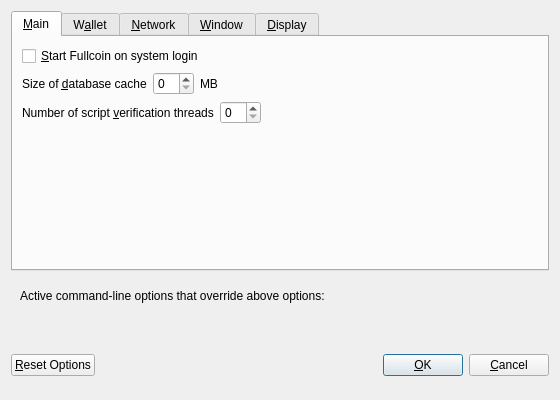
<?xml version="1.0" encoding="UTF-8"?>
<ui version="4.0">
 <class>OptionsDialog</class>
 <widget class="QDialog" name="OptionsDialog">
  <property name="geometry">
   <rect>
    <x>0</x>
    <y>0</y>
    <width>560</width>
    <height>400</height>
   </rect>
  </property>
  <property name="windowTitle">
   <string>Options</string>
  </property>
  <property name="modal">
   <bool>true</bool>
  </property>
  <layout class="QVBoxLayout" name="verticalLayout">
   <item>
    <widget class="QTabWidget" name="tabWidget">
     <property name="currentIndex">
      <number>0</number>
     </property>
     <widget class="QWidget" name="tabMain">
      <attribute name="title">
       <string>&amp;Main</string>
      </attribute>
      <layout class="QVBoxLayout" name="verticalLayout_Main">
       <item>
        <widget class="QCheckBox" name="bitcoinAtStartup">
         <property name="toolTip">
          <string>Automatically start Fullcoin after logging in to the system.</string>
         </property>
         <property name="text">
          <string>&amp;Start Fullcoin on system login</string>
         </property>
        </widget>
       </item>
       <item>
        <layout class="QHBoxLayout" name="horizontalLayout_2_Main">
         <item>
          <widget class="QLabel" name="databaseCacheLabel">
           <property name="text">
            <string>Size of &amp;database cache</string>
           </property>
           <property name="textFormat">
            <enum>Qt::PlainText</enum>
           </property>
           <property name="buddy">
            <cstring>databaseCache</cstring>
           </property>
          </widget>
         </item>
         <item>
          <widget class="QSpinBox" name="databaseCache"/>
         </item>
         <item>
          <widget class="QLabel" name="databaseCacheUnitLabel">
           <property name="text">
            <string>MB</string>
           </property>
           <property name="textFormat">
            <enum>Qt::PlainText</enum>
           </property>
          </widget>
         </item>
         <item>
          <spacer name="horizontalSpacer_2_Main">
           <property name="orientation">
            <enum>Qt::Horizontal</enum>
           </property>
           <property name="sizeHint" stdset="0">
            <size>
             <width>40</width>
             <height>20</height>
            </size>
           </property>
          </spacer>
         </item>
        </layout>
       </item>
       <item>
        <layout class="QHBoxLayout" name="horizontalLayout_3_Main">
         <item>
          <widget class="QLabel" name="threadsScriptVerifLabel">
           <property name="text">
            <string>Number of script &amp;verification threads</string>
           </property>
           <property name="textFormat">
            <enum>Qt::PlainText</enum>
           </property>
           <property name="buddy">
            <cstring>threadsScriptVerif</cstring>
           </property>
          </widget>
         </item>
         <item>
          <widget class="QSpinBox" name="threadsScriptVerif">
           <property name="toolTip">
            <string>(0 = auto, &lt;0 = leave that many cores free)</string>
           </property>
          </widget>
         </item>
         <item>
          <spacer name="horizontalSpacer_3_Main">
           <property name="orientation">
            <enum>Qt::Horizontal</enum>
           </property>
           <property name="sizeHint" stdset="0">
            <size>
             <width>40</width>
             <height>20</height>
            </size>
           </property>
          </spacer>
         </item>
        </layout>
       </item>
       <item>
        <spacer name="verticalSpacer_Main">
         <property name="orientation">
          <enum>Qt::Vertical</enum>
         </property>
         <property name="sizeHint" stdset="0">
          <size>
           <width>20</width>
           <height>40</height>
          </size>
         </property>
        </spacer>
       </item>
      </layout>
     </widget>
     <widget class="QWidget" name="tabWallet">
      <attribute name="title">
       <string>W&amp;allet</string>
      </attribute>
      <layout class="QVBoxLayout" name="verticalLayout_Wallet">
       <item>
        <widget class="QGroupBox" name="groupBox">
         <property name="title">
          <string>Expert</string>
         </property>
         <layout class="QVBoxLayout" name="verticalLayout_2">
          <item>
           <widget class="QCheckBox" name="coinControlFeatures">
            <property name="toolTip">
             <string>Whether to show coin control features or not.</string>
            </property>
            <property name="text">
             <string>Enable coin &amp;control features</string>
            </property>
           </widget>
          </item>
          <item>
           <widget class="QCheckBox" name="spendZeroConfChange">
            <property name="toolTip">
             <string>If you disable the spending of unconfirmed change, the change from a transaction cannot be used until that transaction has at least one confirmation. This also affects how your balance is computed.</string>
            </property>
            <property name="text">
             <string>&amp;Spend unconfirmed change</string>
            </property>
           </widget>
          </item>
         </layout>
        </widget>
       </item>
       <item>
        <spacer name="verticalSpacer_Wallet">
         <property name="orientation">
          <enum>Qt::Vertical</enum>
         </property>
         <property name="sizeHint" stdset="0">
          <size>
           <width>20</width>
           <height>40</height>
          </size>
         </property>
        </spacer>
       </item>
      </layout>
     </widget>
     <widget class="QWidget" name="tabNetwork">
      <attribute name="title">
       <string>&amp;Network</string>
      </attribute>
      <layout class="QVBoxLayout" name="verticalLayout_Network">
       <item>
        <widget class="QCheckBox" name="mapPortUpnp">
         <property name="toolTip">
          <string>Automatically open the Fullcoin client port on the router. This only works when your router supports UPnP and it is enabled.</string>
         </property>
         <property name="text">
          <string>Map port using &amp;UPnP</string>
         </property>
        </widget>
       </item>
       <item>
        <widget class="QCheckBox" name="allowIncoming">
         <property name="toolTip">
          <string>Accept connections from outside</string>
         </property>
         <property name="text">
          <string>Allow incoming connections</string>
         </property>
        </widget>
       </item>
       <item>
        <widget class="QCheckBox" name="connectSocks">
         <property name="toolTip">
          <string>Connect to the Fullcoin network through a SOCKS5 proxy.</string>
         </property>
         <property name="text">
          <string>&amp;Connect through SOCKS5 proxy (default proxy):</string>
         </property>
        </widget>
       </item>
       <item>
        <layout class="QHBoxLayout" name="horizontalLayout_1_Network">
         <item>
          <widget class="QLabel" name="proxyIpLabel">
           <property name="text">
            <string>Proxy &amp;IP:</string>
           </property>
           <property name="textFormat">
            <enum>Qt::PlainText</enum>
           </property>
           <property name="buddy">
            <cstring>proxyIp</cstring>
           </property>
          </widget>
         </item>
         <item>
          <widget class="QValidatedLineEdit" name="proxyIp">
           <property name="minimumSize">
            <size>
             <width>140</width>
             <height>0</height>
            </size>
           </property>
           <property name="maximumSize">
            <size>
             <width>140</width>
             <height>16777215</height>
            </size>
           </property>
           <property name="toolTip">
            <string>IP address of the proxy (e.g. IPv4: 127.0.0.1 / IPv6: ::1)</string>
           </property>
          </widget>
         </item>
         <item>
          <widget class="QLabel" name="proxyPortLabel">
           <property name="text">
            <string>&amp;Port:</string>
           </property>
           <property name="textFormat">
            <enum>Qt::PlainText</enum>
           </property>
           <property name="buddy">
            <cstring>proxyPort</cstring>
           </property>
          </widget>
         </item>
         <item>
          <widget class="QLineEdit" name="proxyPort">
           <property name="minimumSize">
            <size>
             <width>55</width>
             <height>0</height>
            </size>
           </property>
           <property name="maximumSize">
            <size>
             <width>55</width>
             <height>16777215</height>
            </size>
           </property>
           <property name="toolTip">
            <string>Port of the proxy (e.g. 9050)</string>
           </property>
          </widget>
         </item>
         <item>
          <spacer name="horizontalSpacer_1_Network">
           <property name="orientation">
            <enum>Qt::Horizontal</enum>
           </property>
           <property name="sizeHint" stdset="0">
            <size>
             <width>40</width>
             <height>20</height>
            </size>
           </property>
          </spacer>
         </item>
        </layout>
       </item>
       <item>
        <spacer name="verticalSpacer_Network">
         <property name="orientation">
          <enum>Qt::Vertical</enum>
         </property>
         <property name="sizeHint" stdset="0">
          <size>
           <width>20</width>
           <height>40</height>
          </size>
         </property>
        </spacer>
       </item>
      </layout>
     </widget>
     <widget class="QWidget" name="tabWindow">
      <attribute name="title">
       <string>&amp;Window</string>
      </attribute>
      <layout class="QVBoxLayout" name="verticalLayout_Window">
       <item>
        <widget class="QCheckBox" name="minimizeToTray">
         <property name="toolTip">
          <string>Show only a tray icon after minimizing the window.</string>
         </property>
         <property name="text">
          <string>&amp;Minimize to the tray instead of the taskbar</string>
         </property>
        </widget>
       </item>
       <item>
        <widget class="QCheckBox" name="minimizeOnClose">
         <property name="toolTip">
          <string>Minimize instead of exit the application when the window is closed. When this option is enabled, the application will be closed only after selecting Quit in the menu.</string>
         </property>
         <property name="text">
          <string>M&amp;inimize on close</string>
         </property>
        </widget>
       </item>
       <item>
        <spacer name="verticalSpacer_Window">
         <property name="orientation">
          <enum>Qt::Vertical</enum>
         </property>
         <property name="sizeHint" stdset="0">
          <size>
           <width>20</width>
           <height>40</height>
          </size>
         </property>
        </spacer>
       </item>
      </layout>
     </widget>
     <widget class="QWidget" name="tabDisplay">
      <attribute name="title">
       <string>&amp;Display</string>
      </attribute>
      <layout class="QVBoxLayout" name="verticalLayout_Display">
       <item>
        <layout class="QHBoxLayout" name="horizontalLayout_1_Display">
         <item>
          <widget class="QLabel" name="langLabel">
           <property name="text">
            <string>User Interface &amp;language:</string>
           </property>
           <property name="textFormat">
            <enum>Qt::PlainText</enum>
           </property>
           <property name="buddy">
            <cstring>lang</cstring>
           </property>
          </widget>
         </item>
         <item>
          <widget class="QValueComboBox" name="lang">
           <property name="toolTip">
            <string>The user interface language can be set here. This setting will take effect after restarting Fullcoin.</string>
           </property>
          </widget>
         </item>
        </layout>
       </item>
       <item>
        <layout class="QHBoxLayout" name="horizontalLayout_2_Display">
         <item>
          <widget class="QLabel" name="unitLabel">
           <property name="text">
            <string>&amp;Unit to show amounts in:</string>
           </property>
           <property name="textFormat">
            <enum>Qt::PlainText</enum>
           </property>
           <property name="buddy">
            <cstring>unit</cstring>
           </property>
          </widget>
         </item>
         <item>
          <widget class="QValueComboBox" name="unit">
           <property name="toolTip">
            <string>Choose the default subdivision unit to show in the interface and when sending coins.</string>
           </property>
          </widget>
         </item>
        </layout>
       </item>
       <item>
        <layout class="QHBoxLayout" name="horizontalLayout_3_Display">
         <item>
          <widget class="QLabel" name="thirdPartyTxUrlsLabel">
           <property name="toolTip">
            <string>Third party URLs (e.g. a block explorer) that appear in the transactions tab as context menu items. %s in the URL is replaced by transaction hash. Multiple URLs are separated by vertical bar |.</string>
           </property>
           <property name="text">
            <string>Third party transaction URLs</string>
           </property>
           <property name="buddy">
            <cstring>thirdPartyTxUrls</cstring>
           </property>
          </widget>
         </item>
         <item>
          <widget class="QLineEdit" name="thirdPartyTxUrls">
           <property name="toolTip">
            <string>Third party URLs (e.g. a block explorer) that appear in the transactions tab as context menu items. %s in the URL is replaced by transaction hash. Multiple URLs are separated by vertical bar |.</string>
           </property>
          </widget>
         </item>
        </layout>
       </item>
       <item>
        <spacer name="verticalSpacer_Display">
         <property name="orientation">
          <enum>Qt::Vertical</enum>
         </property>
         <property name="sizeHint" stdset="0">
          <size>
           <width>20</width>
           <height>40</height>
          </size>
         </property>
        </spacer>
       </item>
      </layout>
     </widget>
    </widget>
   </item>
   <item>
    <widget class="QFrame" name="frame">
     <layout class="QVBoxLayout" name="verticalLayout_Bottom">
      <item>
       <layout class="QHBoxLayout" name="horizontalLayout_Bottom">
        <item>
         <widget class="QLabel" name="overriddenByCommandLineInfoLabel">
          <property name="text">
           <string>Active command-line options that override above options:</string>
          </property>
          <property name="textFormat">
           <enum>Qt::PlainText</enum>
          </property>
         </widget>
        </item>
        <item>
         <spacer name="horizontalSpacer_Bottom">
          <property name="orientation">
           <enum>Qt::Horizontal</enum>
          </property>
          <property name="sizeHint" stdset="0">
           <size>
            <width>40</width>
            <height>20</height>
           </size>
          </property>
         </spacer>
        </item>
       </layout>
      </item>
      <item>
       <widget class="QLabel" name="overriddenByCommandLineLabel">
        <property name="text">
         <string/>
        </property>
        <property name="textFormat">
         <enum>Qt::PlainText</enum>
        </property>
        <property name="wordWrap">
         <bool>true</bool>
        </property>
       </widget>
      </item>
     </layout>
    </widget>
   </item>
   <item>
    <layout class="QHBoxLayout" name="horizontalLayout_Buttons">
     <item>
      <widget class="QPushButton" name="resetButton">
       <property name="toolTip">
        <string>Reset all client options to default.</string>
       </property>
       <property name="text">
        <string>&amp;Reset Options</string>
       </property>
       <property name="autoDefault">
        <bool>false</bool>
       </property>
      </widget>
     </item>
     <item>
      <spacer name="horizontalSpacer_1">
       <property name="orientation">
        <enum>Qt::Horizontal</enum>
       </property>
       <property name="sizeHint" stdset="0">
        <size>
         <width>40</width>
         <height>48</height>
        </size>
       </property>
      </spacer>
     </item>
     <item>
      <widget class="QLabel" name="statusLabel">
       <property name="minimumSize">
        <size>
         <width>200</width>
         <height>0</height>
        </size>
       </property>
       <property name="font">
        <font>
         <weight>75</weight>
         <bold>true</bold>
        </font>
       </property>
       <property name="text">
        <string/>
       </property>
       <property name="textFormat">
        <enum>Qt::PlainText</enum>
       </property>
       <property name="wordWrap">
        <bool>true</bool>
       </property>
      </widget>
     </item>
     <item>
      <spacer name="horizontalSpacer_2">
       <property name="orientation">
        <enum>Qt::Horizontal</enum>
       </property>
       <property name="sizeHint" stdset="0">
        <size>
         <width>40</width>
         <height>48</height>
        </size>
       </property>
      </spacer>
     </item>
     <item>
      <widget class="QPushButton" name="okButton">
       <property name="text">
        <string>&amp;OK</string>
       </property>
       <property name="autoDefault">
        <bool>false</bool>
       </property>
       <property name="default">
        <bool>true</bool>
       </property>
      </widget>
     </item>
     <item>
      <widget class="QPushButton" name="cancelButton">
       <property name="text">
        <string>&amp;Cancel</string>
       </property>
       <property name="autoDefault">
        <bool>false</bool>
       </property>
      </widget>
     </item>
    </layout>
   </item>
  </layout>
 </widget>
 <customwidgets>
  <customwidget>
   <class>QValidatedLineEdit</class>
   <extends>QLineEdit</extends>
   <header>qvalidatedlineedit.h</header>
  </customwidget>
  <customwidget>
   <class>QValueComboBox</class>
   <extends>QComboBox</extends>
   <header>qvaluecombobox.h</header>
  </customwidget>
 </customwidgets>
 <resources/>
 <connections/>
</ui>
